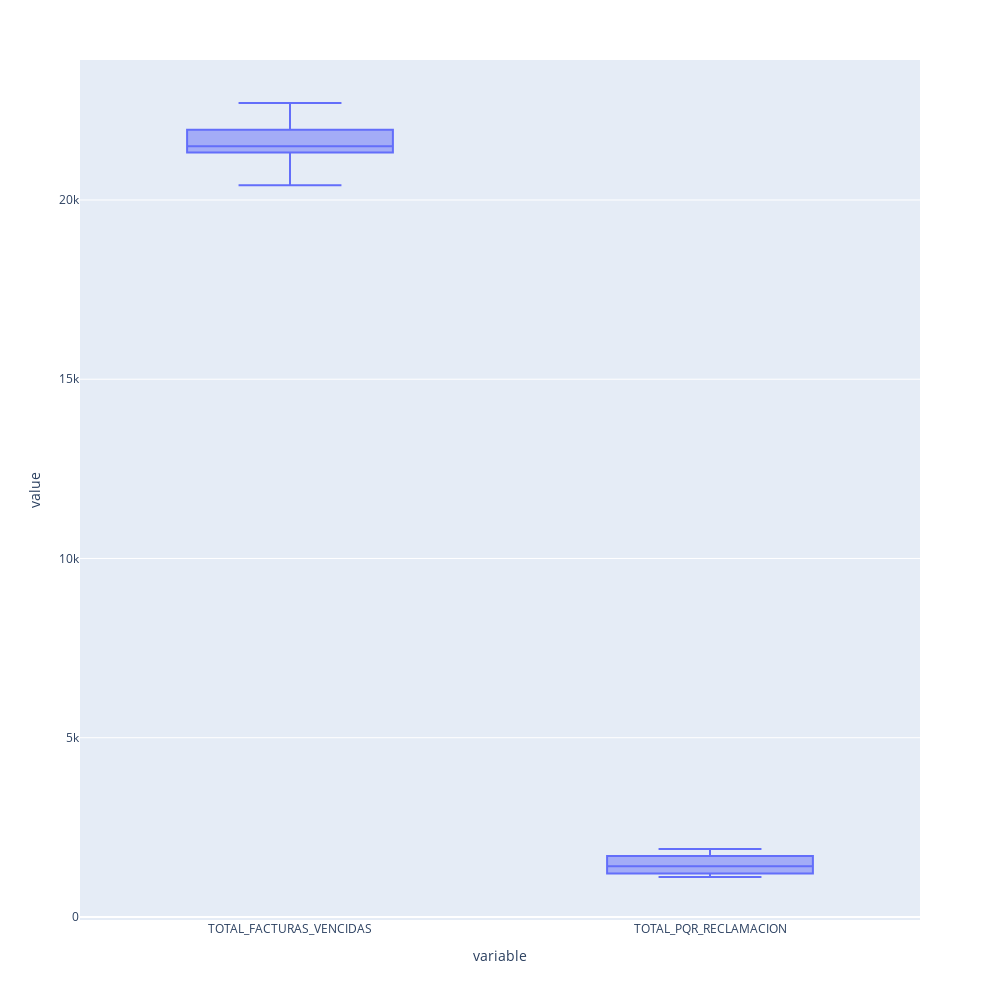

Notebook source saved alongside this figure:
### Code cell
fig = px.box(df, y=['TOTAL_FACTURAS_VENCIDAS', 'TOTAL_PQR_RECLAMACION'])

fig.update_layout(
    width=1000,  # Ancho de la figura en píxeles
    height=1000  # Alto de la figura en píxeles
)


fig.show()

### Figure 1 — Plotly figure (JSON) as saved in the notebook; plotly's stock layout.template omitted (floating-point values rounded to 4 significant figures)
{"data": [{"alignmentgroup": "True", "hovertemplate": "variable=%{x}<br>value=%{y}<extra></extra>", "legendgroup": "", "marker": {"color": "#636efa"}, "name": "", "notched": false, "offsetgroup": "", "orientation": "v", "showlegend": false, "type": "box", "x": ["TOTAL_FACTURAS_VENCIDAS", "TOTAL_FACTURAS_VENCIDAS", "TOTAL_FACTURAS_VENCIDAS", "TOTAL_FACTURAS_VENCIDAS", "TOTAL_FACTURAS_VENCIDAS", "TOTAL_FACTURAS_VENCIDAS", "TOTAL_FACTURAS_VENCIDAS", "TOTAL_FACTURAS_VENCIDAS", "TOTAL_FACTURAS_VENCIDAS", "TOTAL_FACTURAS_VENCIDAS", "TOTAL_FACTURAS_VENCIDAS", "TOTAL_FACTURAS_VENCIDAS", "TOTAL_FACTURAS_VENCIDAS", "TOTAL_PQR_RECLAMACION", "TOTAL_PQR_RECLAMACION", "TOTAL_PQR_RECLAMACION", "TOTAL_PQR_RECLAMACION", "TOTAL_PQR_RECLAMACION", "TOTAL_PQR_RECLAMACION", "TOTAL_PQR_RECLAMACION", "TOTAL_PQR_RECLAMACION", "TOTAL_PQR_RECLAMACION", "TOTAL_PQR_RECLAMACION", "TOTAL_PQR_RECLAMACION", "TOTAL_PQR_RECLAMACION", "TOTAL_PQR_RECLAMACION"], "x0": " ", "xaxis": "x", "y": [20795, 20410, 21447, 21907, 22283, 21140, 21531, 21930, 22706, 21383, 21486, 22058, 21500, 1669, 1812, 1690, 1897, 1416, 1334, 1230, 1541, 1732, 1319, 1153, 1141, 1114], "y0": " ", "yaxis": "y"}], "layout": {"boxmode": "group", "height": 1000, "legend": {"tracegroupgap": 0}, "margin": {"t": 60}, "width": 1000, "xaxis": {"anchor": "y", "autorange": true, "domain": [0, 1], "range": [-0.5, 1.5], "title": {"text": "variable"}, "type": "category"}, "yaxis": {"anchor": "x", "autorange": true, "domain": [0, 1], "range": [-85.56, 23910.0], "title": {"text": "value"}, "type": "linear"}}}
